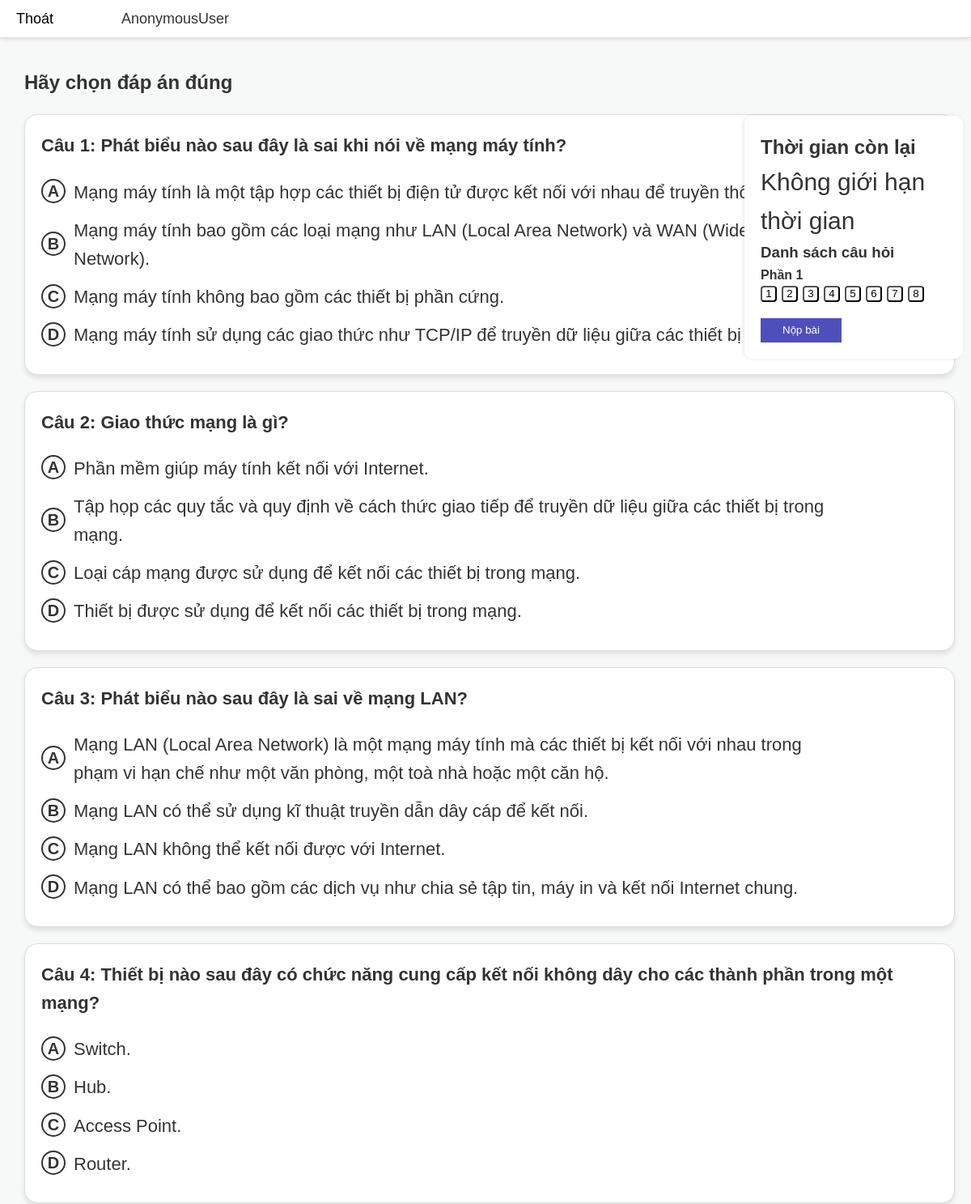
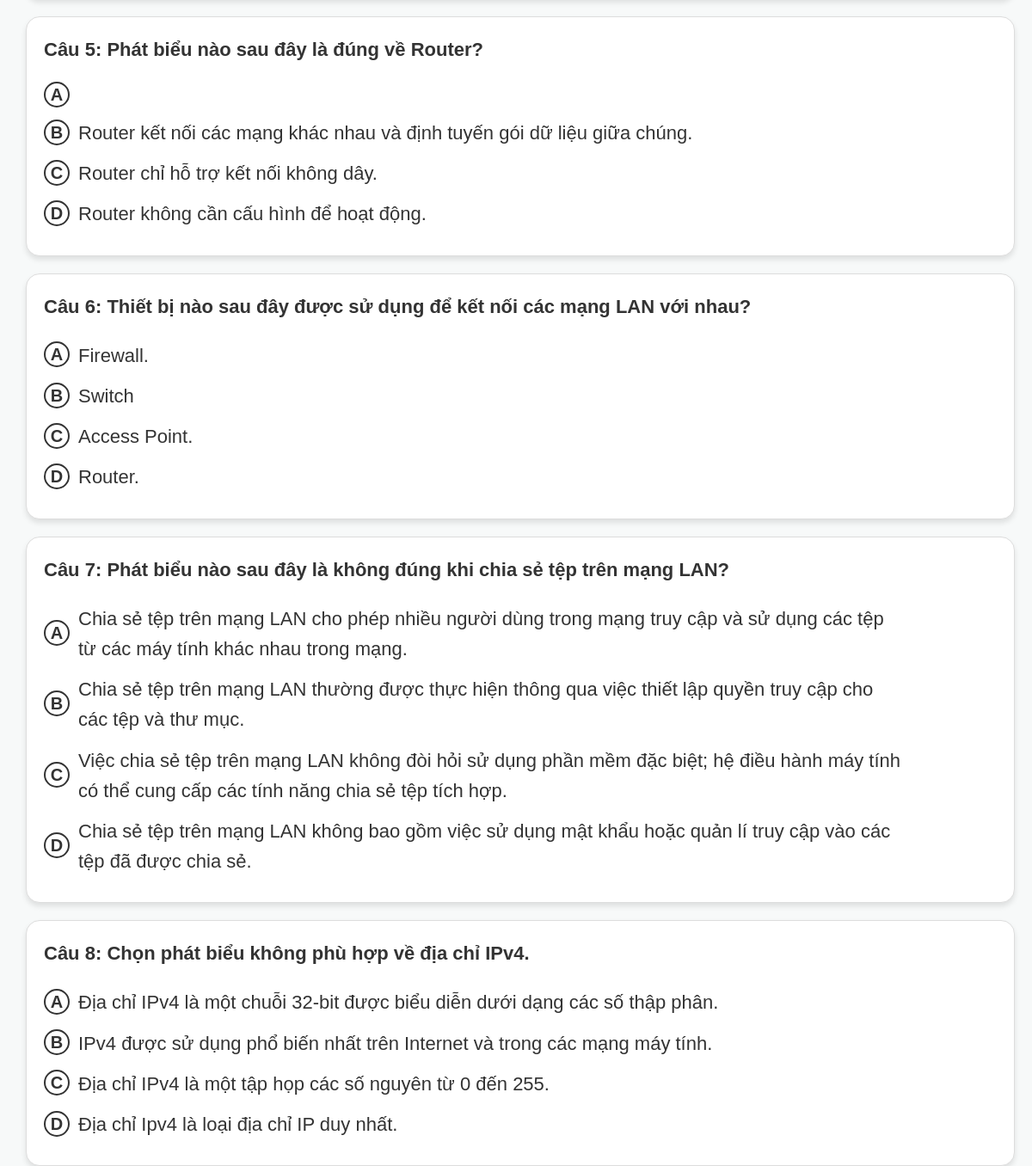
The page /luyen_tap/20 on the database its author committed (2 pictures, top to bottom).
### base/models.py (models this page shows, shortened)
class Question(models.Model):
    name = models.TextField(max_length=1000,blank=True)
    Ans_a = models.TextField(max_length=1000,blank=True)
    Ans_b = models.TextField(max_length=1000,blank=True)
    Ans_c = models.TextField(max_length=1000,blank=True)
    Ans_d = models.TextField(max_length=1000,blank=True)
    bai = models.ForeignKey(bai_hoc,on_delete=models.SET_NULL, null = True)
    SELECTION_CHOICES = [
        ('A', 'Answer A'),
        ('B', 'Answer B'),
        ('C', 'Answer C'),
        ('D', 'Answer D'),
    ]
    Corect_ans = models.CharField(max_length=1, choices=SELECTION_CHOICES, default=None)
    type = models.IntegerField(default=1,editable=False)

### base/views.py (the view)
# urls.py: path('luyen_tap', views.luyen_tap_all, name='luyen_tap_all'),
def luyen_tap(request, bai_id):
    cau_hoi = question_type1s(8,bai_id)
    return render(request, 'base/luyen_tap.html', {'type1':cau_hoi})

### base/views.py (called while the page is built)
def question_type1s(sl,bai_id):
    so_luong_cau_hoi_1 = sl
    bai = bai_hoc.objects.get(id=bai_id)
    cau_hoi_nhieu_dap_an = list(Question.objects.filter(bai=bai))
    if len(cau_hoi_nhieu_dap_an) > so_luong_cau_hoi_1:
        cau_hoi_nhieu_dap_an = random.sample(cau_hoi_nhieu_dap_an, so_luong_cau_hoi_1)
    trao_doi_cau_hoi = []
    for question in cau_hoi_nhieu_dap_an:
        answers = [
            ('A', question.Ans_a),
            ('B', question.Ans_b),
            ('C', question.Ans_c),
            ('D', question.Ans_d)
        ]
        trao_doi_cau_hoi.append({
            'type': 'multiple_choice',  # Đánh dấu loại câu hỏi
            'name': question.name,
            'answers': answers,
            'id': question.id,
        })
    return trao_doi_cau_hoi

### base/templates/base/luyen_tap.html (shortened to what this page needs)
<!DOCTYPE html>
<html lang="en">
<head>
    {% load static %}
    {% if request.session.theme == 'dark' %}
    <link rel="stylesheet" href="{% static 'styles/q_dark.css' %}">
    {% else %}
    <link rel="stylesheet" href="{% static 'styles/q_light.css' %}">
    {% endif %}
</head>
<body>
    <div class="navbar">
        <a href="{% url 'thi_thu' %}">Thoát</a>
        <p>{{ request.user }}</p>
    </div>
    <div class="middle_section">
        <div class="all_questions">
            <form id="questionForm" method="POST" action="{% url 'submit_ontap' %}">
                <h2>Hãy chọn đáp án đúng</h2>
                <ul>
                    {% for question in type1 %}
                    <div class="question" id="question_{{ forloop.counter }}">
                        <li>
                            <strong>Câu {{ forloop.counter }}: {{ question.name }}</strong><br>
                            <ul>
                                {% for answer in question.answers %}
                                <li class="option-container">
                                    <label for="option_{{ question.id }}_{{ answer.0 }}" class="radio-circle">{{ answer.0 }}</label>
                                    <span class="radio-label">{{ answer.1 }}</span>
                                </li>
                                {% endfor %}
                            </ul>
                        </li>
                    </div>
                    {% endfor %}
                </ul>
            </form>
        </div>
        <div class="side_bar">
            <h2>Thời gian còn lại</h2>
            <span>Không giới hạn thời gian</span>
            <h3>Danh sách câu hỏi</h3>
            <h4>Phần 1</h4>
            <div class="dhrb">
                {% for question in type1 %}
                <button>
                    <a
                        href="#question_{{ forloop.counter }}"
                        onclick="scrollToQuestion(event, 'question_{{ forloop.counter }}')">
                        {{ forloop.counter }}
                    </a>
                </button>
                {% endfor %}
            </div>
            <div class="smb">
                <button id="submitButton">Nộp bài</button>
            </div>
        </div>
    </div>
</body>
</html>

### static/styles/q_light.css (style rules this page uses)
body { background-color: #F7F9F9; font-family: Arial, sans-serif; line-height: 1.6; color: #333; }
* { margin: 0; padding: 0; box-sizing: border-box; }
li { list-style: none; }
a { text-decoration: none; color: #000; transition: color 0.3s ease; }
.navbar { display: grid; grid-template-columns: 1fr 5fr 1fr 1fr; height: 47px; align-items: center; background-color: #fff; border-bottom: 1px solid #ddd; box-shadow: 0 2px 5px rgba(0, 0, 0, 0.1); }
.navbar a { justify-self: start; padding-left: 20px; font-size: 18px; font-weight: 500; }
.navbar p { font-size: 18px; font-weight: 500; }
.middle_section { display: grid; grid-template-columns: 5fr 1fr; gap: 20px; max-width: 1200px; }
.question { border-radius: 16px; background-color: #fff; margin-top: 20px; padding: 20px; font-size: 22px; border: 1px solid #ddd; box-shadow: 0 4px 6px rgba(0, 0, 0, 0.1); width: 1150px; }
.question ul { padding-top: 20px; }
.option-container { display: flex; align-items: center; margin-bottom: 10px; }
.radio-circle { width: 30px; height: 30px; border: 2px solid #333; border-radius: 50%; display: flex; align-items: center; justify-content: center; font-weight: bold; margin-right: 10px; cursor: pointer; text-align: center; transition: all 0.3s ease; }
.option-container label { font-size: 20px; }
.option-container span { font-size: 22px; }
.radio-label { cursor: pointer; font-size: 16px; }
.side_bar { display: block; border-radius: 10px; position: fixed; top: 143px; right: 0; width: 270px; background-color: #fff; box-shadow: -1px 0 5px rgba(0, 0, 0, 0.1); padding: 20px; overflow-y: auto; z-index: 1000; margin-right: 10px; }
.side_bar span { font-size: 30px; }
.all_questions { margin-left: 30px; max-width: 1300px; width: auto; margin-top: 36px; }
.radio-label { font-size: 20px; max-width:960px ; width: auto; padding-top: 2px; }
.smb { margin-top: 20px; }
.smb button { height: 30px; width: 100px; background-color: #4F4FBC; color: #FFFF; border: none; }
.dhrb { display: flex; width: 256px; height: auto; overflow-x: hidden; }
.dhrb button { margin-right:6px; background-color: #FFF; width: 20px; height: 20px; border-radius: 4px; }

### rows shown on the page
Question: name "Phát biểu nào sau đây là sai khi nói về mạng máy tính?", Ans_a "Mạng máy tính là một tập hợp các thiết bị điện tử được kết nối với nhau để truyền thông tin." "Mạng máy tính bao gồm các loại mạng như LAN (Local Area Network) và WAN (Wide Area Network)." "Mạng máy tính không bao gồm các thiết bị phần cứng." "Mạng máy tính sử dụng các giao thức như TCP/IP để truyền dữ liệu giữa các thiết bị trong mạng."
Question: name "Giao thức mạng là gì?", Ans_a "Phần mềm giúp máy tính kết nối với Internet." "Tập họp các quy tắc và quy định về cách thức giao tiếp để truyền dữ liệu giữa các thiết bị trong mạng." "Loại cáp mạng được sử dụng để kết nối các thiết bị trong mạng." "Thiết bị được sử dụng để kết nối các thiết bị trong mạng."
Question: name "Phát biểu nào sau đây là sai về mạng LAN?", Ans_a "Mạng LAN (Local Area Network) là một mạng máy tính mà các thiết bị kết nối với nhau trong phạm vi hạn chế như một văn phòng, một toà nhà hoặc một căn hộ." "Mạng LAN có thể sử dụng kĩ thuật truyền dẫn dây cáp để kết nối." "Mạng LAN không thể kết nối được với Internet." "Mạng LAN có thể bao gồm các dịch vụ như chia sẻ tập tin, máy in và kết nối Internet chung."
Question: name "Thiết bị nào sau đây có chức năng cung cấp kết nối không dây cho các thành phần trong một mạng?", Ans_a "Switch." "Hub." "Access Point." "Router."
Question: name "Phát biểu nào sau đây là đúng về Router?", Ans_b "Router kết nối các mạng khác nhau và định tuyến gói dữ liệu giữa chúng." "Router chỉ hỗ trợ kết nối không dây." "Router không cần cấu hình để hoạt động."
Question: name "Thiết bị nào sau đây được sử dụng để kết nối các mạng LAN với nhau?", Ans_a "Firewall." "Switch" "Access Point." "Router."
Question: name "Phát biểu nào sau đây là không đúng khi chia sẻ tệp trên mạng LAN?", Ans_a "Chia sẻ tệp trên mạng LAN cho phép nhiều người dùng trong mạng truy cập và sử dụng các tệp từ các máy tính khác nhau trong mạng." "Chia sẻ tệp trên mạng LAN thường được thực hiện thông qua việc thiết lập quyền truy cập cho các tệp và thư mục." "Việc chia sẻ tệp trên mạng LAN không đòi hỏi sử dụng phần mềm đặc biệt; hệ điều hành máy tính có thể cung cấp các tính năng chia sẻ tệp tích hợp." "Chia sẻ tệp trên mạng LAN không bao gồm việc sử dụng mật khẩu hoặc quản lí truy cập vào các tệp đã được chia sẻ."
Question: name "Chọn phát biểu không phù hợp về địa chỉ IPv4.", Ans_a "Địa chỉ IPv4 là một chuỗi 32-bit được biểu diễn dưới dạng các số thập phân." "IPv4 được sử dụng phổ biến nhất trên Internet và trong các mạng máy tính." "Địa chỉ IPv4 là một tập họp các số nguyên từ 0 đến 255." "Địa chỉ Ipv4 là loại địa chỉ IP duy nhất."

### other values the page prints
{{ request.user }} "AnonymousUser"
{{ answer.0 }} "A" "B" "C" "D" "A" "B" "C" "D" "A" "B" "C" "D" "A" "B" "C" "D" "A" "B" "C" "D" "A" "B" "C" "D" "A" "B" "C" "D" "A" "B" "C" "D"
